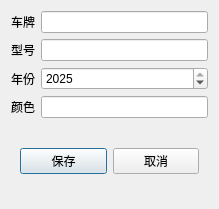
<?xml version="1.0" encoding="UTF-8"?>
<ui version="4.0">
 <class>Dlg_Add</class>
 <widget class="QDialog" name="Dlg_Add">
  <property name="geometry">
   <rect>
    <x>0</x>
    <y>0</y>
    <width>219</width>
    <height>209</height>
   </rect>
  </property>
  <property name="windowTitle">
   <string>添加车辆信息</string>
  </property>
  <layout class="QGridLayout" name="gridLayout_2">
   <item row="3" column="0">
    <widget class="QLabel" name="label_3">
     <property name="text">
      <string>年份</string>
     </property>
    </widget>
   </item>
   <item row="0" column="1">
    <widget class="QLineEdit" name="le_license"/>
   </item>
   <item row="4" column="0">
    <widget class="QLabel" name="label_4">
     <property name="text">
      <string>颜色</string>
     </property>
    </widget>
   </item>
   <item row="0" column="0">
    <widget class="QLabel" name="label">
     <property name="text">
      <string>车牌</string>
     </property>
    </widget>
   </item>
   <item row="1" column="1">
    <widget class="QLineEdit" name="le_model"/>
   </item>
   <item row="1" column="0">
    <widget class="QLabel" name="label_2">
     <property name="text">
      <string>型号</string>
     </property>
    </widget>
   </item>
   <item row="4" column="1">
    <widget class="QLineEdit" name="le_color"/>
   </item>
   <item row="3" column="1">
    <widget class="QSpinBox" name="sb_year">
     <property name="minimum">
      <number>2000</number>
     </property>
     <property name="maximum">
      <number>2025</number>
     </property>
     <property name="value">
      <number>2025</number>
     </property>
    </widget>
   </item>
   <item row="5" column="0" colspan="2">
    <widget class="QWidget" name="widget" native="true">
     <layout class="QGridLayout" name="gridLayout">
      <item row="0" column="0">
       <widget class="QPushButton" name="btn_save">
        <property name="text">
         <string>保存</string>
        </property>
       </widget>
      </item>
      <item row="0" column="1">
       <widget class="QPushButton" name="btn_cancel">
        <property name="text">
         <string>取消</string>
        </property>
       </widget>
      </item>
     </layout>
    </widget>
   </item>
  </layout>
 </widget>
 <resources/>
 <connections/>
</ui>
